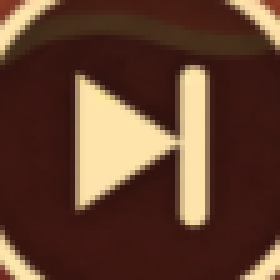
#> input picture pz/story_skip.png, 56 x 56 px (shown 5 times larger)
$ python -i nav.py   (imports and definitions only)
#> lines starting #> are read from the running program, lines starting #| are printed output that depends on the picture
### pz/obstacles.py
"""3-35 起出现的障碍物（用户）：
- 贝壳 shell：旁边消除后变成随机道具 → 规划时优先贴着贝壳连
- 箱子 box：旁边消除后变出 5 个黑色泡泡 → 规划时尽量别贴着箱子连
（箱子变出来的黑色泡泡是第 5 种颜色，可以连，在 board 里识别）
它们都不是泡泡，炸弹识别会把它们当成「没认出来的大块」，要排除。"""
import cv2, numpy as np
from pathlib import Path

TPL = {n: cv2.imread(str(Path(__file__).parent / 'tpl_obst' / f'{n}.png')) for n in ('shell', 'box')}
#> TPL = 2 items
THRESH = {'shell': 0.66, 'box': 0.62}     # 会被旁边泡泡挡住一部分，阈值放低，再核对颜色


# [7 lines left out: function _color_ok, not called in this run]
NEAR = 105            # 泡泡中心(x, y+20) 到障碍物中心 ≤ 这个距离算「旁边」


_CACHE = {}


# [26 lines left out: functions detect, _detect, not called in this run]


def all_points(obst):
    return [p for v in obst.values() for p in v]


def touching(bubble, pts):
    x, y = bubble[0], bubble[1] + 20
    return sum(1 for a, b in pts if (a - x) ** 2 + (b - y) ** 2 <= NEAR ** 2)

### pz/nav.py
"""界面导航：OCR、心数、章节切换、选关、选队、读掉落。坐标都是 2x 截图像素。"""
import json, math, re, subprocess, time
from pathlib import Path
import cv2, numpy as np
import play

ROOT = Path(__file__).parent.parent
ITEMS = Path(__file__).parent / 'items'


def log(*a):
    line = f'{time.strftime("%H:%M:%S")} ' + ' '.join(str(x) for x in a)
    print(line, flush=True)        # farm.py 把 stdout 同时写进 farm.log


# [13 lines left out: function ocr, not called in this run]


def find(texts, s):
    return next(((x, y) for x, y, t in texts if s in t), None)


# ---------- 心 ----------
# [43 lines left out: functions hearts, current_chapter, change_chapter, not called in this run]


# ---------- 选队 ----------
DOTS = (289, 321, 354, 386, 419)


# [153 lines left out: functions team_index, team_name, select_team, slow_pan, day_changed, goto_team_select and 3 more, not called in this run]


# ---------- 活动（大討伐 BIG ト餓鬼）----------
EVENT_STAGES = ('大讨伐', '大討伐', 'event', '活动', 'イベント')   # App「关卡」填 大讨伐（旧写法 event 也认）


# [7 lines left out: function tickets, not called in this run]


def is_event_battle_page(t):
    """活动挑战页：首领 + 队伍 +「戦う」（消耗 1 张票）"""
    return find(t, '戦う') and (find(t, '有利刀種') or find(t, 'BIG') or find(t, 'ボーナス'))


# [45 lines left out: function goto_event, not called in this run]


# ---------- 剧情活动（シナリオ「むかしばなし 地獄めぐり」2026-11）----------
# 结构：活动首页是章节列表（0~6，每行右边「読む / 挑戦」）→ 点「挑戦」进这一章的小地图（X-1 ~ X-5，X-1 是剧情）
# → 点关卡 →「決定」→ 队伍页（左上写「X-2」，「戦う」扣 1 颗心，和普通关一样）
STORY_KEYS = ('むかしばなし', '地獄')
STORY_ROW_Y = 558                  # 章节列表第 0 行「読む/挑戦」按钮的 y，每行往下 111


# [17 lines left out: functions _stage_label, _story_banner, not called in this run]


_SKIP = None
STORY_AT = None                    # goto_story 最后进的是哪一关（「3-2」）


# [134 lines left out: functions story_skip_btn, _map_nodes, _chapter_rows, goto_story, not called in this run]


# ---------- 掉落 ----------
def _catalog():
    cat = json.load(open(ITEMS / 'catalog.json'))
    return [(name, cv2.imread(str(ITEMS / v['icon']))) for name, v in cat.items()]


_CAT = None


def read_rewards(img):
    """结算页「獲得報酬」区域：圆形物品图标 + 右下数量；小判数量在底部。返回 {名字: 数量}"""
    global _CAT
    _CAT = _CAT or _catalog()
    y0, y1, x0, x1 = 490, 770, 80, 640
    roi = img[y0:y1, x0:x1]
    hits = []
    for name, icon in _CAT:
        for scale in (0.95, 1.0):
            t = cv2.resize(icon, None, fx=scale, fy=scale)
            res = cv2.matchTemplate(roi, t, cv2.TM_CCOEFF_NORMED)
            _, mv, _, ml = cv2.minMaxLoc(res)
            if mv > 0.72:
                hits.append((mv, name, ml[0] + x0 + t.shape[1] // 2, ml[1] + y0 + t.shape[0] // 2))
    hits.sort(reverse=True)
    kept = []
    for s, name, x, y in hits:
        if all(math.dist((x, y), (a, b)) > 60 for _, _, a, b in kept):
            kept.append((s, name, x, y))
    texts = ocr(img)
    out = {}
    for _, name, x, y in kept:
        nums = [(math.dist((x + 55, y + 35), (tx, ty)), s) for tx, ty, s in texts
                if s.strip().isdigit() and 0 < tx - x < 110 and -10 < ty - y < 90]
        out[name] = out.get(name, 0) + (int(min(nums)[1]) if nums else 1)
    coin = [s for tx, ty, s in texts if 780 <= ty <= 830 and tx > 450 and s.strip().isdigit()]
    if coin:
        out['小判'] = int(coin[0])
    return out


# ---------- 关游戏 ----------
# [12 lines left out: function _find_game_card, not called in this run]


def _is_bs():
    import os
    return os.environ.get('PAZ_DEVICE') == 'bluestacks'


# [106 lines left out: functions close_game, _find_home_icon, open_game, heart_rows, buy_hearts, not called in this run]

>>> import cv2
>>> picture = cv2.imread('story_skip.png', cv2.IMREAD_GRAYSCALE)
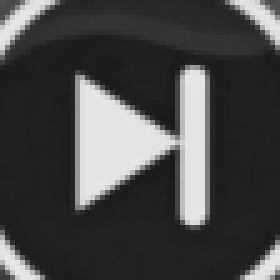
#> picture: shape (56, 56) (shown 5 times larger); min 25, max 231, mean 71.6
>>> result = read_rewards(picture)
#> (reads pz/items/catalog.json from the repository)
#> in read_rewards, `roi = img[y0:y1, x0:x1]`: roi = empty array
#> the loop in read_rewards, `for name, icon in _CAT:` made 1 pass
#> (name, icon) on pass 1: ('お花', None)
#> after the loop in read_rewards, `for name, icon in _CAT:`: hits = []
#> (the run stopped early here; a loop or call above may not have finished)
